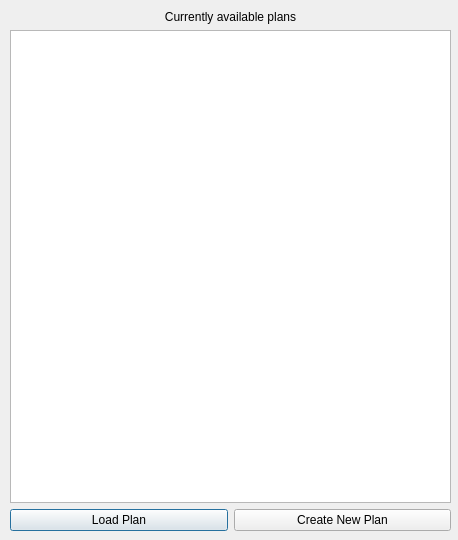
<?xml version="1.0" encoding="UTF-8"?>
<ui version="4.0">
 <class>StattoRedistrictDlgPlanManager</class>
 <widget class="QDialog" name="StattoRedistrictDlgPlanManager">
  <property name="geometry">
   <rect>
    <x>0</x>
    <y>0</y>
    <width>458</width>
    <height>540</height>
   </rect>
  </property>
  <property name="windowTitle">
   <string>Plan Manager</string>
  </property>
  <widget class="QWidget" name="verticalLayoutWidget">
   <property name="geometry">
    <rect>
     <x>10</x>
     <y>10</y>
     <width>441</width>
     <height>521</height>
    </rect>
   </property>
   <layout class="QVBoxLayout" name="verticalLayout">
    <item>
     <widget class="QLabel" name="label">
      <property name="text">
       <string>Currently available plans</string>
      </property>
      <property name="alignment">
       <set>Qt::AlignCenter</set>
      </property>
     </widget>
    </item>
    <item>
     <widget class="QListWidget" name="lstRedistrictingPlans">
      <property name="frameShadow">
       <enum>QFrame::Sunken</enum>
      </property>
     </widget>
    </item>
    <item>
     <layout class="QHBoxLayout" name="horizontalLayout">
      <item>
       <widget class="QPushButton" name="btnLoadPlan">
        <property name="text">
         <string>Load Plan</string>
        </property>
       </widget>
      </item>
      <item>
       <widget class="QPushButton" name="btnNewPlan">
        <property name="text">
         <string>Create New Plan</string>
        </property>
       </widget>
      </item>
     </layout>
    </item>
   </layout>
  </widget>
 </widget>
 <resources/>
 <connections/>
</ui>
